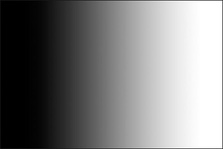
#> input picture thresholds/gradient.jpg, 223 x 149 px, shrunk from 640 x 428 before the run, found by its file name
$ jupyter execute thresholding_test.ipynb
#> lines starting #> are read from the running program, lines starting #| are printed output that depends on the picture; after the words box and inside, x2 and y2 are one past the last pixel; in counts of white or black regions, pixels touching at a corner belong together
[cell 1]
import cv2
import numpy as np
from matplotlib import pyplot as plt
from PIL import Image

img = cv2.imread('gradient.jpg',0)
#> img is the input picture: shape (149, 223); min 0, max 255, mean 125.3

ret, thresh1 = cv2.threshold(img,127,255, cv2.THRESH_BINARY)
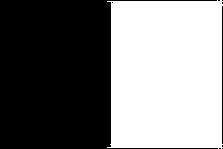
#> thresh1: shape (149, 223); 49.2% white; 1 white region, box (x1, y1, x2, y2) and area: (107, 0, 223, 149) 16335
ret, thresh2 = cv2.threshold(img,127,255, cv2.THRESH_BINARY_INV)
ret, thresh3 = cv2.threshold(img,127,255, cv2.THRESH_TRUNC)
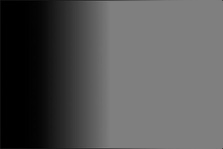
#> thresh3: shape (149, 223); min 0, max 127, mean 84.3
ret, thresh4 = cv2.threshold(img,127,255, cv2.THRESH_TOZERO)
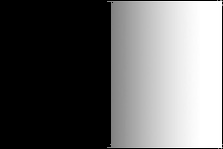
#> thresh4: shape (149, 223); min 0, max 255, mean 103.5
ret, thresh5 = cv2.threshold(img,127,255, cv2.THRESH_TOZERO_INV)
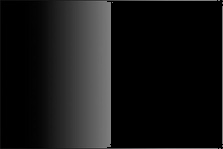
#> thresh5: shape (149, 223); min 0, max 127, mean 21.8

titles =['Original','BINARY','BINARY_INV','TRUNC','TOZERO','TOZERO_INV']
images = [img,thresh1,thresh2,thresh3,thresh4,thresh5]

for i in range(6):
	plt.subplot(2,3,i+1),plt.imshow(images[i],'gray')
	plt.title(titles[i])
	plt.xticks([]),plt.yticks([])

plt.show()

[cell 2]
img = cv2.imread('sudoku.jpg',0)
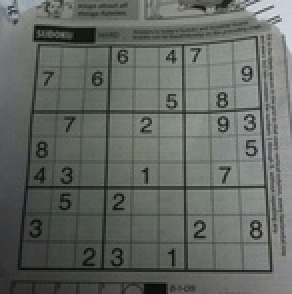
#> input picture thresholds/sudoku.jpg, 146 x 147 px, shrunk from 419 x 423 before the run, found by its file name (shown 2 times larger)
#> img: shape (147, 146); min 8, max 220, mean 101.8
# img = cv2.medianBlur(img,5)

ret, th1 = cv2.threshold(img,127,255,cv2.THRESH_BINARY)
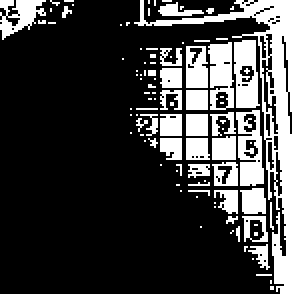
#> th1: shape (147, 146) (shown 2 times larger); 23.7% white; 101 white regions (77 under 20 px), largest, box (x1, y1, x2, y2) and area: (67, 0, 146, 147) 1681, (118, 55, 132, 93) 341, (117, 20, 130, 54) 327

th2 = cv2.adaptiveThreshold(img,255,cv2.ADAPTIVE_THRESH_MEAN_C,\
cv2.THRESH_BINARY,15,2)
#> th2: shape (147, 146); 70.7% white; black in thin lines or dots
th3 = cv2.adaptiveThreshold(img,255,cv2.ADAPTIVE_THRESH_GAUSSIAN_C,\
cv2.THRESH_BINARY,15,2)
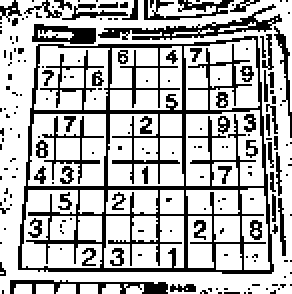
#> th3: shape (147, 146) (shown 2 times larger); 71.6% white; black in thin lines or dots

titles = ['Original','Global','Mean','Gaussian']

images = [img,th1,th2,th3]

for i in range(4):
	plt.subplot(2,2,i+1),plt.imshow(images[i],'gray')
	plt.title(titles[i])
	plt.xticks([]),plt.yticks([])

plt.show()

[cell 3]
img = cv2.imread('test_images/55_clean.jpg', 0)
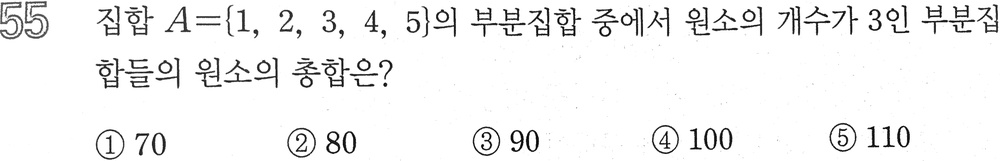
#> input picture thresholds/55_clean.jpg, 1000 x 161 px, shrunk from 2871 x 461 before the run, found by its file name
#> img is the input picture: shape (161, 1000); min 0, max 255, mean 242.2
plt.imshow(img)
plt.show()

[cell 4]
gau_img = cv2.adaptiveThreshold(img,255,cv2.ADAPTIVE_THRESH_GAUSSIAN_C,\
cv2.THRESH_BINARY,15,2)
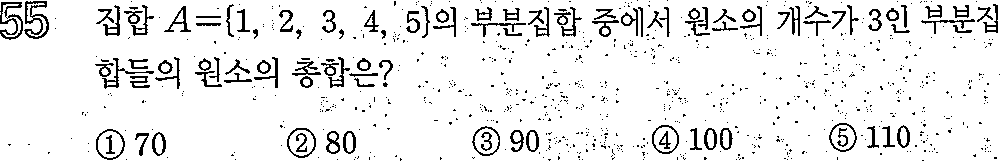
#> gau_img: shape (161, 1000); 92% white; black in thin lines or dots
plt.imshow(gau_img)
plt.show()

gau_i = Image.fromarray(gau_img)
gau_i.save('55_clean_gau.jpg', "JPEG")

[cell 5]
med_img = cv2.medianBlur(gau_img,5)
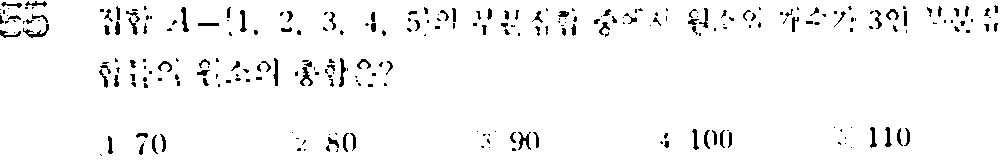
#> med_img: shape (161, 1000); 96.3% white; 271 black regions (160 under 20 px), largest, box (x1, y1, x2, y2) and area: (23, 24, 49, 38) 115, (518, 132, 531, 150) 102, (339, 58, 346, 87) 100
plt.imshow(med_img)
plt.show()

gau_i = Image.fromarray(med_img)
gau_i.save('55_clean_med.jpg', "JPEG")
